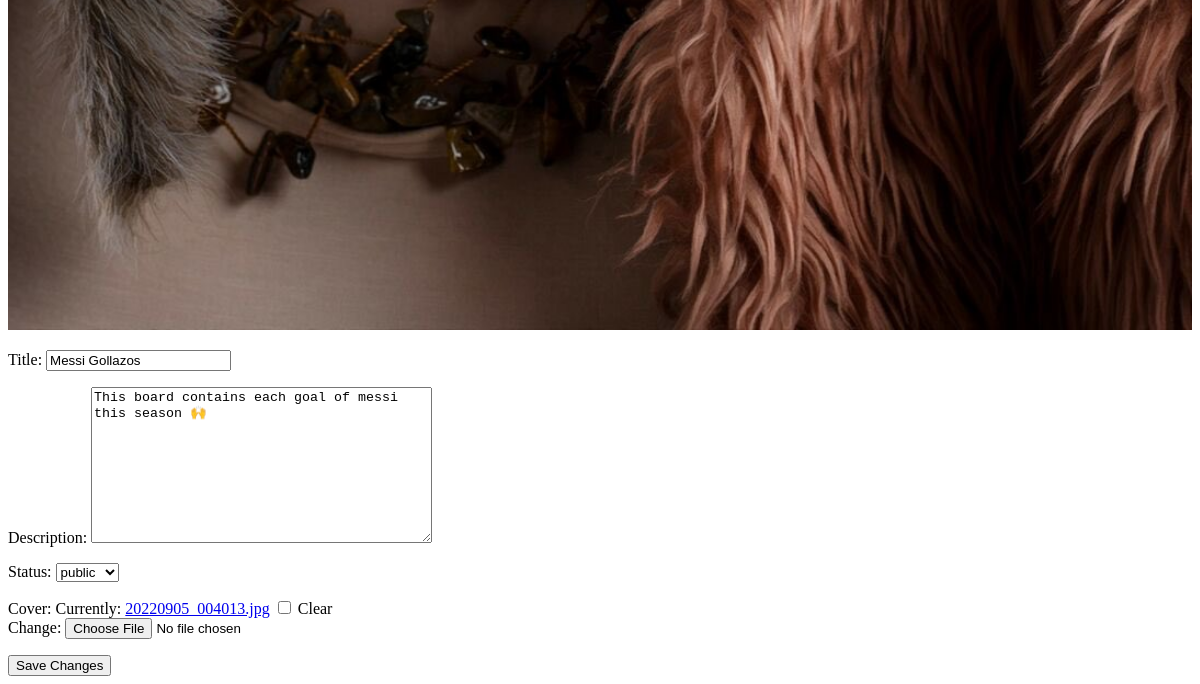
Before: /board/edit/7 (signed in, lower part) with the older database file.
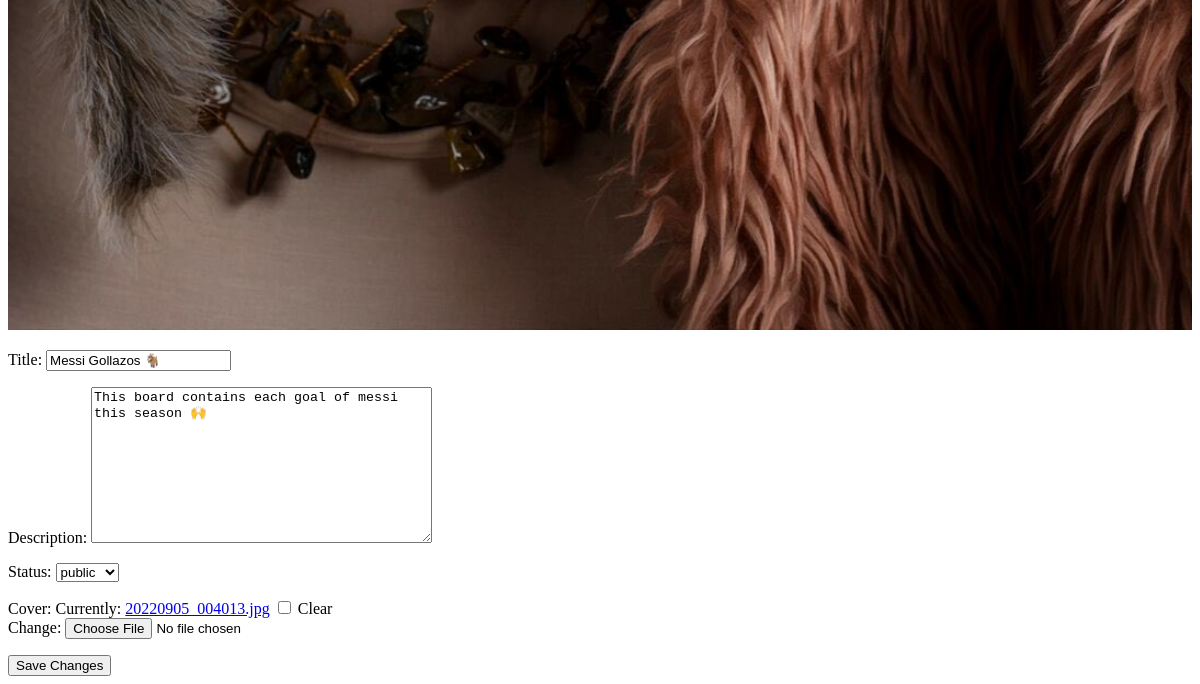
After: the same page with the newer database file.
### pin/models.py (models this page shows, shortened)
class Board(models.Model):
  user = models.ForeignKey(User,on_delete=models.SET_NULL,null=True,blank=True)
  title = models.CharField(max_length=200)
  description = models.TextField(null=True,blank=True)
  status = models.CharField(max_length=200,blank=True,null=True,choices=status,default='public')
  cover = models.ImageField(null=True,blank=True)
  date_created = models.DateTimeField(auto_now_add = True)
  date_updated = models.DateTimeField(auto_now = True)

### pin/views.py (the view, shortened to what this page needs)
# urls.py: path('board/edit/<str:pk>',views.editBoard,name='edit_board'),
@login_required(login_url='account_login')
def editBoard(request,pk):
  try:
    board = Board.objects.get(id=pk,user=request.user)
  except:
    return render(request, 'pin/404.html')
  form = BoardForm(instance=board)
  context = {'board':board,'form':form}
  return render(request,'pin/edit_board.html',context)

### pin/forms.py
class BoardForm(forms.ModelForm):
  class Meta:
    model = Board
    fields = '__all__'
    exclude = ['user']

### pin/templates/pin/edit_board.html (shortened to what this page needs)
<!DOCTYPE html>
<html>
  <head>
  </head>
  <body>
  {% if board.cover %}
  <img src="{{board.cover.url}}" alt="board-cover" />
  {% else %}
  <h3>This Board "{{board.title}}" has no cover photo</h3>
  {% endif %}
    <form method="post" enctype="multipart/form-data">
  {{form.as_p}}
  <button type="submit">Save Changes</button>
</form>
  </body>
</html>

Changed rows visible on the page:
changed Board "This board contains each goal of messi this season 🙌": title "Messi Gollazos" → "Messi Gollazos 🐐"
